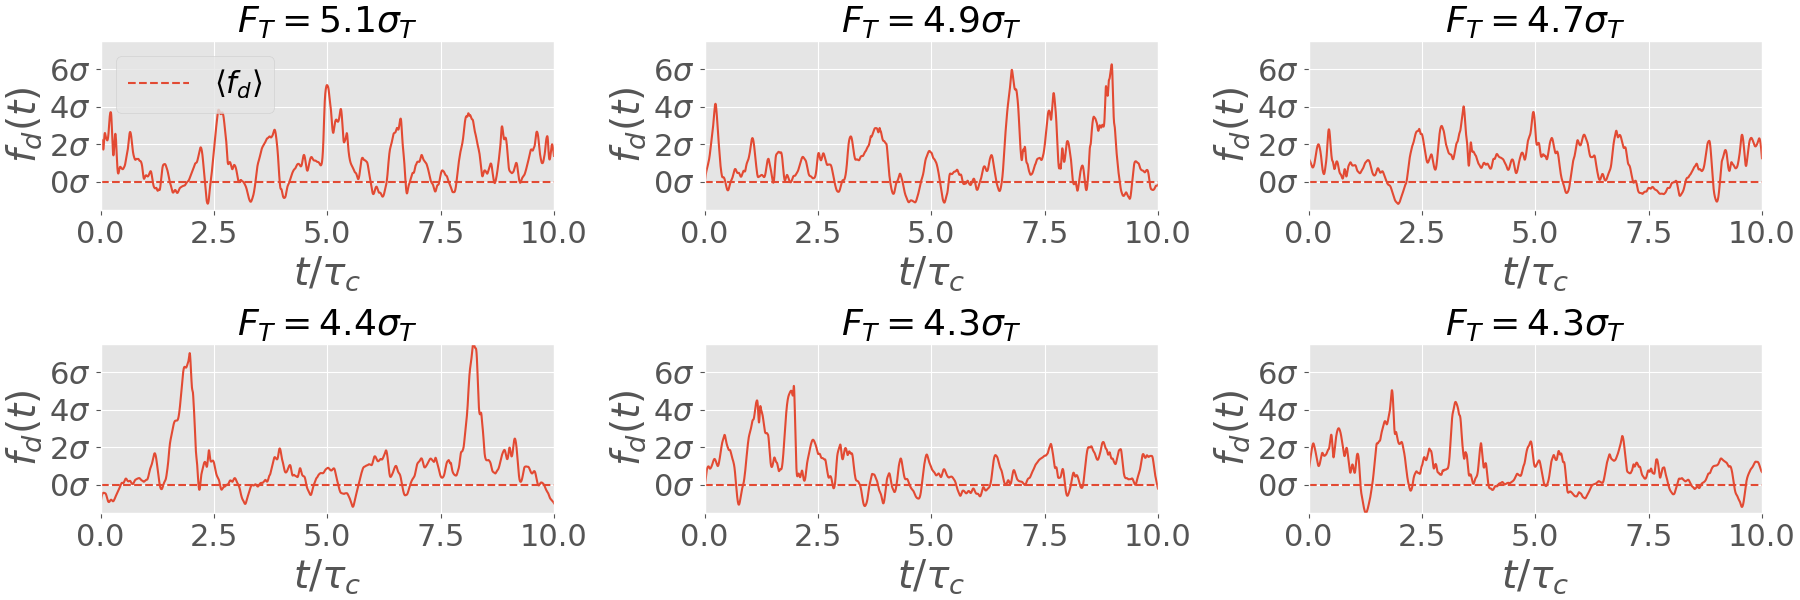

This figure's Python source:
import numpy as np
import matplotlib.pyplot as plt

plt.style.use('ggplot')

prefix = '/home/tlestang/transition_hdd/thibault/These/lbm_code/seq/draft/etude_dynamique/' \
         + 'averaged_drag/'

# list.txt is generated with ./sort_extremes.py
# contains the sorted list of extremes according to the
# time-averaged drag (highest value first)
sortedI = np.loadtxt('list.txt', dtype=int)

sig=0.0412
m=0.0252
# Gets the value of mu and sigma for time-averaged drag
musigma = np.fromfile("musigma_AVG_10.dat", float, -1, "");

T = 10 # Physical duration of instant. trajectories

Nsubplots = 6
minArray=np.zeros(Nsubplots) # containers for max and min over instant. drag
maxArray=np.zeros(Nsubplots) # timeseries
fig, axes = plt.subplots(nrows=2,ncols=3, figsize=(18,6), constrained_layout=True)
for i in range(0,Nsubplots):
    fileName=prefix+'event_{:d}_AVG/'.format(sortedI[i]+1)+'data_force.datout'
    f = np.fromfile(fileName, float, -1, "")
    # amplitude of fluctuation for time-average
    F_avg = np.sum(f)/(len(f)-1)
    F_avg = (F_avg-musigma[0])/musigma[1]
    # Compute centered and reduced drag
    # important to do this *after* computing F_avg
    f = (f-m)/sig
    N = len(f)
    # row and col are computed so that plots go from left
    # to right, in descending order of F_avg
    row = i // 3
    col = i % 3
    drag_signal, = axes[row,col].plot(np.linspace(0,T,N),f)
    axes[row,col].set_xlim((0, T))
    axes[row,col].set_title(r"$F_T = {:2.1f}\sigma _T$".format(F_avg), fontsize=26)
    # Compute min and max for instant drag signal to
    # impose common ylim to all subplots (see below)
    maxArray[i]=np.amax(f)
    minArray[i]=np.amin(f)
    # Plot a dashed line to mark average value (f=0)
    avg_marker_line, = axes[row,col].plot([0,T],[0,0], '--')
    avg_marker_line.set_color(drag_signal.get_color())
    if(i==0):
        avg_marker_line.set_label(r'$\langle f_d \rangle$')
        axes[row,col].legend(loc='upper left', fontsize=22)
globalDragMinimum = np.amin(minArray)
globalDragMaximum = np.amax(maxArray)
for i in range(0,6):
    row = i // 3
    col = i % 3
    axes[row,col].set_ylim((globalDragMinimum,globalDragMaximum))
    axes[row,col].set_xlabel(r'$t/ \tau_c$',fontsize=28)
    axes[row,col].set_ylabel(r'$f_d(t)$',fontsize=28)
    axes[row,col].set_yticks([0,2,4,6])
    axes[row,col].set_yticklabels(['${:2.0f}\\sigma$'.format(x) \
                                   for x in axes[row,col].get_xticks()])
    axes[row,col].tick_params(axis='both', which='major', labelsize=22)

fname = 'timeseries_extrms_AVG.png'
plt.savefig(fname)

plt.show()
